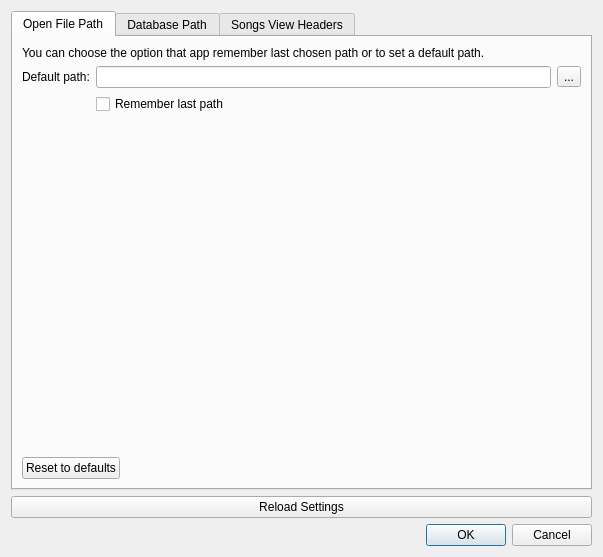
<?xml version="1.0" encoding="UTF-8"?>
<ui version="4.0">
 <class>SettingsDialogUi</class>
 <widget class="QDialog" name="SettingsDialogUi">
  <property name="geometry">
   <rect>
    <x>0</x>
    <y>0</y>
    <width>603</width>
    <height>557</height>
   </rect>
  </property>
  <property name="windowTitle">
   <string>Settings</string>
  </property>
  <layout class="QVBoxLayout" name="verticalLayout">
   <item>
    <widget class="QTabWidget" name="tabWidget">
     <property name="currentIndex">
      <number>0</number>
     </property>
     <widget class="QWidget" name="tab">
      <attribute name="title">
       <string>Open File Path</string>
      </attribute>
      <layout class="QVBoxLayout" name="verticalLayout_5" stretch="0,1,0">
       <item>
        <widget class="QLabel" name="label_7">
         <property name="text">
          <string>You can choose the option that app remember last chosen path or to set a default path.</string>
         </property>
         <property name="wordWrap">
          <bool>true</bool>
         </property>
        </widget>
       </item>
       <item>
        <layout class="QGridLayout" name="gridLayout_4">
         <item row="0" column="0">
          <widget class="QLabel" name="label_8">
           <property name="text">
            <string>Default path:</string>
           </property>
          </widget>
         </item>
         <item row="0" column="1">
          <widget class="QLineEdit" name="defaultPathLineEdit">
           <property name="readOnly">
            <bool>true</bool>
           </property>
          </widget>
         </item>
         <item row="0" column="2">
          <widget class="QToolButton" name="defaultPathButton">
           <property name="text">
            <string>...</string>
           </property>
          </widget>
         </item>
         <item row="1" column="1">
          <widget class="QCheckBox" name="rememberCheckBox">
           <property name="text">
            <string>Remember last path</string>
           </property>
          </widget>
         </item>
         <item row="2" column="1">
          <spacer name="verticalSpacer_5">
           <property name="orientation">
            <enum>Qt::Vertical</enum>
           </property>
           <property name="sizeHint" stdset="0">
            <size>
             <width>20</width>
             <height>40</height>
            </size>
           </property>
          </spacer>
         </item>
        </layout>
       </item>
       <item>
        <layout class="QHBoxLayout" name="horizontalLayout_2">
         <item>
          <widget class="QPushButton" name="resetDefaultPathButton">
           <property name="text">
            <string>Reset to defaults</string>
           </property>
          </widget>
         </item>
         <item>
          <spacer name="horizontalSpacer_2">
           <property name="orientation">
            <enum>Qt::Horizontal</enum>
           </property>
           <property name="sizeHint" stdset="0">
            <size>
             <width>40</width>
             <height>20</height>
            </size>
           </property>
          </spacer>
         </item>
        </layout>
       </item>
      </layout>
     </widget>
     <widget class="QWidget" name="tab_2">
      <attribute name="title">
       <string>Database Path</string>
      </attribute>
      <layout class="QVBoxLayout" name="verticalLayout_4">
       <item>
        <widget class="QLabel" name="label_3">
         <property name="text">
          <string>Note that you must hit Reload Database in order that following action will affect data, otherwise it will be postponed till next session.</string>
         </property>
         <property name="wordWrap">
          <bool>true</bool>
         </property>
        </widget>
       </item>
       <item>
        <layout class="QGridLayout" name="gridLayout_3">
         <item row="0" column="0">
          <widget class="QLabel" name="label_2">
           <property name="text">
            <string>Database path:</string>
           </property>
          </widget>
         </item>
         <item row="0" column="2">
          <widget class="QToolButton" name="databasePathButton">
           <property name="text">
            <string>...</string>
           </property>
          </widget>
         </item>
         <item row="1" column="0">
          <spacer name="verticalSpacer_2">
           <property name="orientation">
            <enum>Qt::Vertical</enum>
           </property>
           <property name="sizeHint" stdset="0">
            <size>
             <width>20</width>
             <height>40</height>
            </size>
           </property>
          </spacer>
         </item>
         <item row="0" column="1">
          <widget class="QLineEdit" name="databasePathLineEdit">
           <property name="readOnly">
            <bool>true</bool>
           </property>
          </widget>
         </item>
        </layout>
       </item>
       <item>
        <layout class="QHBoxLayout" name="horizontalLayout">
         <item>
          <widget class="QPushButton" name="resetDatabasePathButton">
           <property name="text">
            <string>Reset to default</string>
           </property>
          </widget>
         </item>
         <item>
          <widget class="QPushButton" name="reloadDatabaseButton">
           <property name="text">
            <string>Reload database</string>
           </property>
          </widget>
         </item>
         <item>
          <spacer name="horizontalSpacer">
           <property name="orientation">
            <enum>Qt::Horizontal</enum>
           </property>
           <property name="sizeHint" stdset="0">
            <size>
             <width>40</width>
             <height>20</height>
            </size>
           </property>
          </spacer>
         </item>
        </layout>
       </item>
      </layout>
     </widget>
     <widget class="QWidget" name="tab_3">
      <attribute name="title">
       <string>Songs View Headers</string>
      </attribute>
      <layout class="QVBoxLayout" name="verticalLayout_2" stretch="0,1">
       <item>
        <widget class="QLabel" name="label">
         <property name="text">
          <string>Here you can choose which headers to be seen in songs views.</string>
         </property>
        </widget>
       </item>
       <item>
        <layout class="QGridLayout" name="gridLayout">
         <item row="2" column="4">
          <widget class="QPushButton" name="resetHeadersButton">
           <property name="text">
            <string>Reset to defaults</string>
           </property>
          </widget>
         </item>
         <item row="1" column="3">
          <widget class="QCheckBox" name="composerCheckBox">
           <property name="text">
            <string>Composer</string>
           </property>
          </widget>
         </item>
         <item row="1" column="1">
          <widget class="QCheckBox" name="track_totalCheckBox">
           <property name="text">
            <string>Total tracks</string>
           </property>
          </widget>
         </item>
         <item row="0" column="3">
          <widget class="QCheckBox" name="genreCheckBox">
           <property name="text">
            <string>Genre</string>
           </property>
           <property name="checked">
            <bool>true</bool>
           </property>
          </widget>
         </item>
         <item row="2" column="2">
          <widget class="QCheckBox" name="commentCheckBox">
           <property name="text">
            <string>Comment</string>
           </property>
          </widget>
         </item>
         <item row="1" column="4">
          <widget class="QCheckBox" name="filesizeCheckBox">
           <property name="text">
            <string>File size</string>
           </property>
          </widget>
         </item>
         <item row="0" column="0">
          <widget class="QCheckBox" name="titleCheckBox">
           <property name="text">
            <string>Title</string>
           </property>
           <property name="checked">
            <bool>true</bool>
           </property>
          </widget>
         </item>
         <item row="0" column="1">
          <widget class="QCheckBox" name="albumCheckBox">
           <property name="text">
            <string>Album</string>
           </property>
           <property name="checked">
            <bool>true</bool>
           </property>
          </widget>
         </item>
         <item row="2" column="3">
          <widget class="QCheckBox" name="imageCheckBox">
           <property name="text">
            <string>Image</string>
           </property>
          </widget>
         </item>
         <item row="0" column="2">
          <widget class="QCheckBox" name="artistCheckBox">
           <property name="text">
            <string>Artist</string>
           </property>
           <property name="checked">
            <bool>true</bool>
           </property>
          </widget>
         </item>
         <item row="2" column="1">
          <widget class="QCheckBox" name="samplerateCheckBox">
           <property name="text">
            <string>Sample rate</string>
           </property>
          </widget>
         </item>
         <item row="1" column="0">
          <widget class="QCheckBox" name="pathCheckBox">
           <property name="text">
            <string>Location</string>
           </property>
           <property name="checked">
            <bool>true</bool>
           </property>
          </widget>
         </item>
         <item row="0" column="4">
          <widget class="QCheckBox" name="durationCheckBox">
           <property name="text">
            <string>Duration</string>
           </property>
           <property name="checked">
            <bool>true</bool>
           </property>
          </widget>
         </item>
         <item row="2" column="0">
          <widget class="QCheckBox" name="bitrateCheckBox">
           <property name="text">
            <string>Bitrate</string>
           </property>
          </widget>
         </item>
         <item row="1" column="2">
          <widget class="QCheckBox" name="yearCheckBox">
           <property name="text">
            <string>Year</string>
           </property>
           <property name="checked">
            <bool>true</bool>
           </property>
          </widget>
         </item>
         <item row="3" column="0">
          <spacer name="verticalSpacer">
           <property name="orientation">
            <enum>Qt::Vertical</enum>
           </property>
           <property name="sizeHint" stdset="0">
            <size>
             <width>20</width>
             <height>40</height>
            </size>
           </property>
          </spacer>
         </item>
        </layout>
       </item>
      </layout>
     </widget>
    </widget>
   </item>
   <item>
    <widget class="QPushButton" name="reloadSettingsButton">
     <property name="text">
      <string>Reload Settings</string>
     </property>
    </widget>
   </item>
   <item>
    <widget class="QDialogButtonBox" name="buttonBox">
     <property name="orientation">
      <enum>Qt::Horizontal</enum>
     </property>
     <property name="standardButtons">
      <set>QDialogButtonBox::Cancel|QDialogButtonBox::Ok</set>
     </property>
    </widget>
   </item>
  </layout>
 </widget>
 <resources/>
 <connections>
  <connection>
   <sender>buttonBox</sender>
   <signal>accepted()</signal>
   <receiver>SettingsDialogUi</receiver>
   <slot>accept()</slot>
   <hints>
    <hint type="sourcelabel">
     <x>248</x>
     <y>254</y>
    </hint>
    <hint type="destinationlabel">
     <x>157</x>
     <y>274</y>
    </hint>
   </hints>
  </connection>
  <connection>
   <sender>buttonBox</sender>
   <signal>rejected()</signal>
   <receiver>SettingsDialogUi</receiver>
   <slot>reject()</slot>
   <hints>
    <hint type="sourcelabel">
     <x>316</x>
     <y>260</y>
    </hint>
    <hint type="destinationlabel">
     <x>286</x>
     <y>274</y>
    </hint>
   </hints>
  </connection>
 </connections>
</ui>
